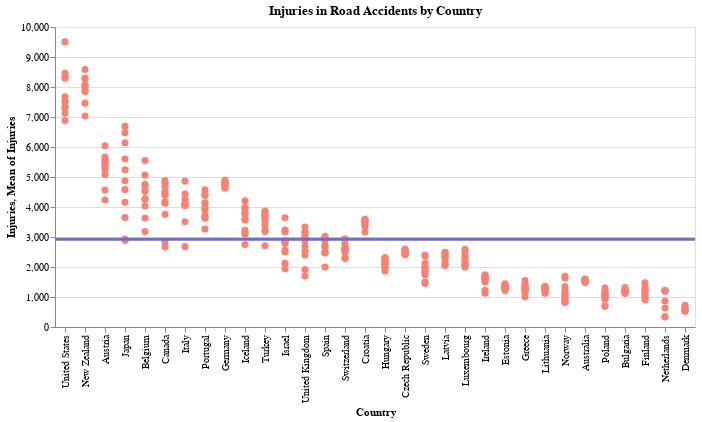

Write notebook code for a chart like this one.
### Code cell
# Scatterplot - Slider 

slider = alt.binding_range(min=2011, max=2021, step=1, name='Year')
selection = alt.selection_point(fields=['Year'], bind=slider)
opacity = alt.condition(selection, alt.value(1.0), alt.value(0))

order1 = data.groupby('Country').agg('sum')
order1 = order1.sort_values('Injuries', ascending=False)
order1 = list(order1.index)

chart1 = alt.Chart(data, title = 'Injuries in Road Accidents by Country').mark_point(filled=True, size=50, color='salmon').encode(
    x = alt.X('Country:N', sort = order1),
    y = 'Injuries:Q',
    opacity = opacity
).add_params(selection)

line1 = alt.Chart().mark_rule(color='#6b6ecf').encode(
    y='mean(Injuries):Q',
    size=alt.SizeValue(3)
).transform_filter(
    selection
)

alt.layer(chart1, line1, data=data)

### Figure 1 — Vega-Lite specification as saved in the notebook (floating-point values rounded to 4 significant figures; data arrays with more than 128 entries replaced by an {"elided": "..."} marker saying what was removed)
{"config": {"view": {"continuousWidth": 300, "continuousHeight": 300}}, "layer": [{"mark": {"type": "point", "color": "salmon", "filled": true, "size": 50}, "encoding": {"opacity": {"condition": {"param": "param_1", "value": 1.0}, "value": 0}, "x": {"field": "Country", "sort": ["United States", "New Zealand", "Austria", "Japan", "Belgium", "Canada", "Italy", "Portugal", "Germany", "Iceland", "Turkey", "Israel", "United Kingdom", "Spain", "Switzerland", "Croatia", "Hungary", "Czech Republic", "Sweden", "Latvia", "Luxembourg", "Ireland", "Estonia", "Greece", "Lithuania", "Norway", "Australia", "Poland", "Bulgaria", "Finland", "Netherlands", "Denmark"], "type": "nominal"}, "y": {"field": "Injuries", "type": "quantitative"}}, "name": "view_1", "title": "Injuries in Road Accidents by Country"}, {"mark": {"type": "rule", "color": "#6b6ecf"}, "encoding": {"size": {"value": 3}, "y": {"aggregate": "mean", "field": "Injuries", "type": "quantitative"}}, "transform": [{"filter": {"param": "param_1"}}]}], "data": {"name": "data-d64bb831b89f772088b8ee9ae7961105"}, "params": [{"name": "param_1", "select": {"type": "point", "fields": ["Year"]}, "bind": {"input": "range", "max": 2021, "min": 2011, "name": "Year", "step": 1}, "views": ["view_1"]}], "$schema": "https://vega.github.io/schema/vega-lite/v5.15.1.json", "datasets": {"data-d64bb831b89f772088b8ee9ae7961105": {"elided": "328 records"}}}
